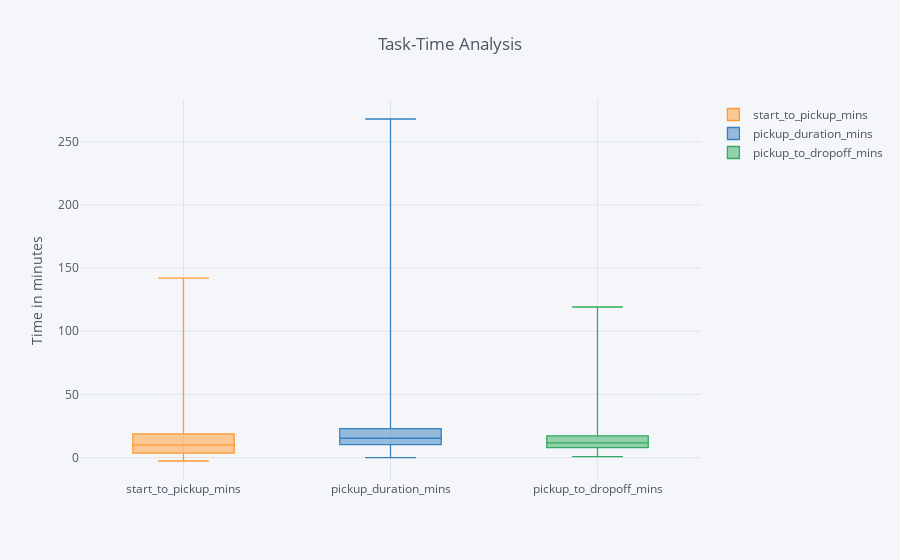

Notebook source saved alongside this figure:
### Code cell
df[['start_to_pickup_mins','pickup_duration_mins','pickup_to_dropoff_mins']].iplot(kind='box', title= 'Task-Time Analysis', yTitle = 'Time in minutes')

### Figure 1 — Plotly figure (JSON) as saved in the notebook; plotly's stock layout.template omitted (floating-point values rounded to 4 significant figures; data arrays with more than 128 entries replaced by an {"elided": "..."} marker saying what was removed)
{"data": [{"boxpoints": false, "line": {"width": 1.3}, "marker": {"color": "rgba(255, 153, 51, 1.0)"}, "name": "start_to_pickup_mins", "orientation": "v", "type": "box", "uid": "a244982c-19b1-4388-b602-b08e9ef1b373", "y": {"elided": "5214 float values"}}, {"boxpoints": false, "line": {"width": 1.3}, "marker": {"color": "rgba(55, 128, 191, 1.0)"}, "name": "pickup_duration_mins", "orientation": "v", "type": "box", "uid": "2ac0c865-872d-4e29-a99c-0abebcb6d785", "y": {"elided": "5214 float values"}}, {"boxpoints": false, "line": {"width": 1.3}, "marker": {"color": "rgba(50, 171, 96, 1.0)"}, "name": "pickup_to_dropoff_mins", "orientation": "v", "type": "box", "uid": "7f589a72-d62c-4fb6-b029-d61cbbf43b49", "y": {"elided": "5214 float values"}}], "layout": {"legend": {"bgcolor": "#F5F6F9", "font": {"color": "#4D5663"}}, "paper_bgcolor": "#F5F6F9", "plot_bgcolor": "#F5F6F9", "title": {"font": {"color": "#4D5663"}, "text": "Task-Time Analysis"}, "xaxis": {"gridcolor": "#E1E5ED", "showgrid": true, "tickfont": {"color": "#4D5663"}, "title": {"font": {"color": "#4D5663"}, "text": ""}, "zerolinecolor": "#E1E5ED"}, "yaxis": {"gridcolor": "#E1E5ED", "showgrid": true, "tickfont": {"color": "#4D5663"}, "title": {"font": {"color": "#4D5663"}, "text": "Time in minutes"}, "zerolinecolor": "#E1E5ED"}}}
